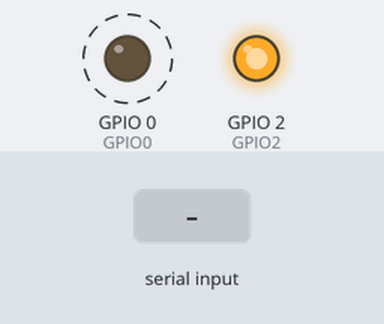
This sketch was run on a simulated ESP8266 (NodeMCU). On the bench: output pins drawn as LEDs (lit = HIGH). Dashed ring = blinking. The test bench sets the inputs (shaded band). WiFi joins after 1.5 s; servers stay silent unless stated; EEPROM starts erased; what the sketch prints to the serial monitor is not drawn.

Above: at 0.87 s.
1.3 s: "NAME \n" received over Serial
2.8 s: "WRITE\n" received over Serial
4.3 s: "PRINT\n" received over Serial
At 4.8 s:
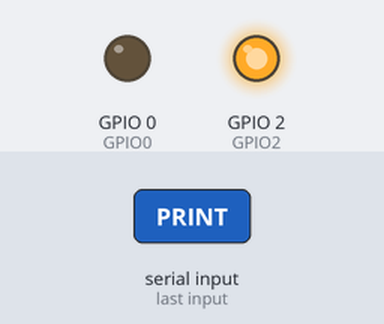
Timing chart, 0 to 7.3 s (numbered marks = the images above; inputs shaded):
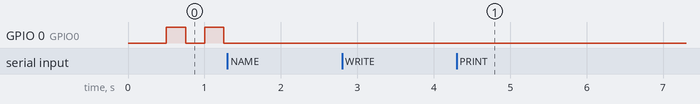

The sketch:

wifi-switch.ino
```cpp
/*
 * Find device by service
 * $ avahi-browse -r _switcher._udp -p -t
 *
 * Enable
 * $ echo -ne "\x00\x00\x00" | nc -4u -w0 192.168.78.206 3333
 *
 * Enable after 2 seconds
 * $ echo -ne "\x00\x02\x00" | nc -4u -w0 192.168.78.206 3333
 *
 * Disable
 * $ echo -ne "\xFF\x00\x00" | nc -4u -w0 192.168.78.206 3333
 *
 * Disable after 2 seconds
 * $ echo -ne "\xFF\x02\x00" | nc -4u -w0 192.168.78.206 3333
 *
 * Disable after 256 seconds
 * $ echo -ne "\xFF\x00\x01" | nc -4u -w0 192.168.78.206 3333
 *
 * Connect using screen
 * $ screen /dev/ttyUSB0 115200
 */


#include <Ticker.h>
#include <ESP8266mDNS.h>
#include <ESP8266WiFi.h>
#include <WiFiServer.h>
#include <WiFiUdp.h>
#include <ESP8266WiFiMulti.h>
#include <WiFiClient.h>
#include <EEPROM.h>

#define GPIO0 0
#define GPIO2 2

// Local UDP port listen to
#define PORT 3333

#define NAME_LENGTH 16
char name[NAME_LENGTH + 1] = "switch";

#define SSID_LENGTH 32
char ssid[SSID_LENGTH + 1] = "ssid";

#define PASSWORD_LENGTH 64
char password[PASSWORD_LENGTH + 1] = "password";

// 4 is "NAME" literal size here
#define MEMSIZE 4 + NAME_LENGTH + SSID_LENGTH + PASSWORD_LENGTH

// must be 2 minutes buy default?
#define MDNS_TTL 120

WiFiUDP udp;
MDNSResponder mdns;
Ticker blinker;
Ticker announcer;

bool enabled = false;

uint8_t n;
char tmp[MEMSIZE];
bool wasConnected = false;

char cmdBuf[MEMSIZE];
int8_t cmdPos = 0;

bool readConfig() {
  for (n = 0; n < MEMSIZE; n++)
    tmp[n] = EEPROM.read(n);

  if (strstr(&tmp[0], "NAME") != NULL) {
    strncpy(name, &tmp[4], NAME_LENGTH);
    strncpy(ssid, &tmp[4 + NAME_LENGTH], SSID_LENGTH);
    strncpy(password, &tmp[4 + NAME_LENGTH + SSID_LENGTH], PASSWORD_LENGTH);
    return true;
  }
  return false;
}

void printConfig() {
  Serial.print("NAME ");
  Serial.println(name);
  Serial.print("SSID ");
  Serial.println(ssid);
  Serial.print("PASS ");
  Serial.println(password);
}

void writeConfig() {
  strcpy(&tmp[0], "NAME");
  strcpy(&tmp[4], name);
  strcpy(&tmp[4 + NAME_LENGTH], ssid);
  strcpy(&tmp[4 + NAME_LENGTH + SSID_LENGTH], password);
  for (n = 0; n < MEMSIZE; n++)
    EEPROM.write(n, tmp[n]);
  EEPROM.commit();
  Serial.println("OK");
}

bool state = false;
void blink() {
  Serial.print(".");
  digitalWrite(GPIO0, state);
  state = !state;
}

void announce() {
  mdns.update();
}

char b;
bool nl;

void readSerial(uint8_t size) {
  for (n = 0; n < size; n++) {

    // buffer overflow — reset command and wait for \n

    if (cmdPos >= MEMSIZE) cmdPos = -1;
    b = Serial.read();
    // local echo
    // Serial.print(b);
    nl = b == '\r' || b == '\n';

    if (nl && cmdPos != -1) {
      cmdBuf[cmdPos] = 0;
      // parse string and run commands

      if (!strncmp(cmdBuf, "NAME ", 5) && strlen(cmdBuf) > 5) {
        strcpy(name, &cmdBuf[5]);
      } else if (!strncmp(cmdBuf, "SSID ", 5) && strlen(cmdBuf) > 5) {
        strcpy(ssid, &cmdBuf[5]);
      } else if (!strncmp(cmdBuf, "PASS ", 5)) {
        strcpy(password, &cmdBuf[5]);
      } else if (!strcmp(cmdBuf, "PASS")) {
        password[0] = 0;
      } else if (!strcmp(cmdBuf, "RESET")) {
        ESP.restart();
      } else if (!strcmp(cmdBuf, "WRITE")) {
        writeConfig();
      } else if (!strcmp(cmdBuf, "READ")) {
        readConfig();
      } else if (!strcmp(cmdBuf, "PRINT")) {
        printConfig();
      } else if (!strcmp(cmdBuf, "ON")) {
        toggle(true, 0);
      } else if (!strcmp(cmdBuf, "OFF")) {
        toggle(false, 0);
      } else if (!strcmp(cmdBuf, "STATUS")) {
        status();
      } else {
        Serial.println("ERR unknown command");
        Serial.println("# Available commands are:");
        Serial.println("# 'ON' enable switch");
        Serial.println("# 'OFF' disable switch");
        Serial.println("# 'STATUS' prints module status");
        Serial.println("# 'NAME <name>' set zeroconf host name");
        Serial.println("# 'SSID <ssid>' set SSID AP name connect to");
        Serial.println("# 'PASS' clear wifi password");
        Serial.println("# 'PASS <pass>' set wifi password");
        Serial.println("# 'READ' read config from EEPROM");
        Serial.println("# 'WRITE' write config to EEPROM");
        Serial.println("# 'PRINT' print config");
        Serial.println("# 'RESET' module reboot");
      }

      cmdBuf[0] = 0;
      cmdPos = 0;
    } else if (nl && cmdPos == -1) {
      // looong command completed, start to fill buffer again
      cmdPos = 0;
    } else if (cmdPos != -1) {
      cmdBuf[cmdPos++] = b;
    }
  }
}

void status() {
  if (enabled) {
    Serial.println("ON");
  } else {
    Serial.println("OFF");
  }
}

uint64_t time_to;
bool switch_to;

void toggle(bool value, uint16_t tm) {
  if (tm == 0) {
    enabled = value;
    // indication LED
    digitalWrite(GPIO0, enabled);
    digitalWrite(GPIO2, !enabled);
    time_to = 0;
    status();
  } else {
    time_to = millis() + tm * 1000;
    switch_to = value;
  }
}

//uint16_t fh;
//Ticker heaper;
//void heap() {
//  fh = ESP.getFreeHeap();
//  Serial.print("HEAP ");
//  Serial.println(fh);
//}

void setup() {
  // set to off both GPIO
  pinMode(GPIO0, OUTPUT);
  digitalWrite(GPIO0, LOW);
  pinMode(GPIO2, OUTPUT);
  digitalWrite(GPIO2, HIGH);

  EEPROM.begin(MEMSIZE + 1);
  Serial.begin(115200);

  // read config from EEPROM
  readConfig();

  toggle(false, 0);

//  heaper.attach(60, heap);
}

int read;
bool connecting = false;

void loop() {
  // WiFi is disconnected or connecting
  if (WiFi.status() != WL_CONNECTED) {
    // not yet connection attempt made
    if (!connecting) {
      if (strlen(password) == 0) WiFi.begin(ssid);
      else WiFi.begin(ssid, password);

      // stop all udp we have
      udp.stopAll();

      // detach mdns announce
      announcer.detach();

      // attach status indicator
      blinker.attach(0.25, blink);

      connecting = true;
    }

  // WiFi is connected but status is still connecting
  // means we need run dependent services
  } else if (connecting) {
    // start listening
    udp.begin(PORT);

    if (!mdns.begin(name, WiFi.localIP(), MDNS_TTL)) {
      Serial.println("ERR cannot start mDNS");
    } else {
      mdns.addService("switcher", "udp", PORT);
      announce();
      announcer.attach(MDNS_TTL, announce);
    }

    blinker.detach();
    connecting = false;

  // WiFi is connected and services up and running
  } else {
    read = udp.parsePacket();
    if (read == 3) {
      udp.read(tmp, read);
      toggle(tmp[0] == 0x00, tmp[1] | tmp[2] << 8);
    }
    if (read) udp.flush();
  }

  read = Serial.available();
  if (read != 0) readSerial(read);
  if (time_to != 0 && time_to < millis()) toggle(switch_to, 0);
}
```

Measured:
- after the input at 1.3 s, every drawn part: stays the same
- after the input at 2.8 s, every drawn part: stays the same
- after the input at 4.3 s, every drawn part: stays the same
- by itself, GPIO 0 (GPIO0): alternates HIGH for 0.25 s and LOW for 0.25 s
